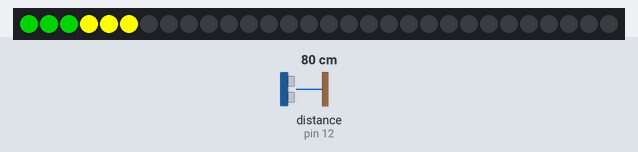
Bench run of a sketch on a simulated Arduino Uno, built with avr-gcc and run on an emulated ATmega328P. Shown: 30 RGB LEDs in strip order, left to right. Wiring (inferred from the names in the program): ultrasonic range finder: trigger pin 11; echo pin 12. Inputs (shaded band) come from the test bench; at power-on: distance to the obstacle (sensor on pin 12) 80 cm. The echo pulse lasts 58.3 µs per cm; what the sketch prints to the serial monitor is not drawn.

Above: at 1.3 s.
1.4 s: distance to the obstacle (sensor on pin 12) set to 2 cm
At 2.7 s:
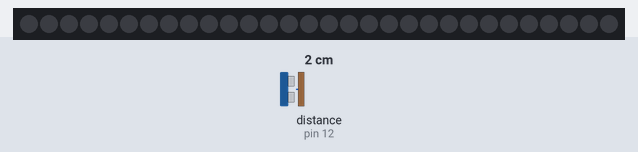
3.0 s: distance to the obstacle (sensor on pin 12) set to 60 cm
At 3.8 s:
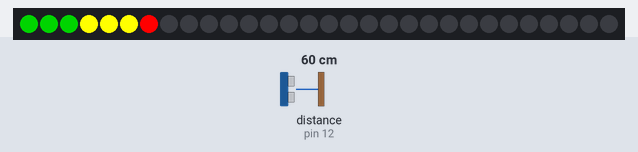
6.1 s: distance to the obstacle (sensor on pin 12) set to 120 cm
7.6 s: distance to the obstacle (sensor on pin 12) set to 4 cm
At 8.5 s:
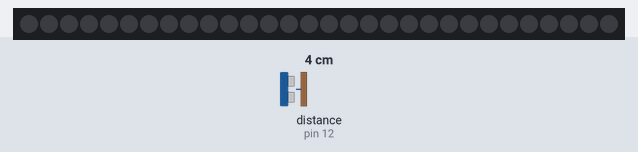
Timing chart, 0 to 9.4 s (numbered marks = the images above; inputs shaded):
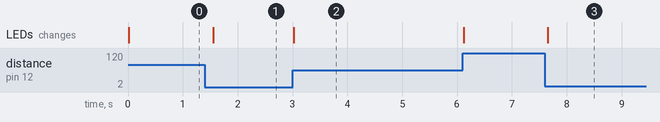

Measured:
- after the input at 1.4 s, the LEDs: change after 0.15 s (image 1)
- after the input at 3.0 s, the LEDs: change at once (image 2)
- after the input at 7.6 s, the LEDs: change after 0.05 s (image 3)

The sketch:

newpixel_sonar_v5.ino
```cpp
#include <Adafruit_NeoPixel.h>
#ifdef __AVR__
 #include <avr/power.h> // Required for 16 MHz Adafruit Trinket
#endif
#define PIN        6 // On Trinket or Gemma, suggest changing this to 1
#define NUMPIXELS  30 // Popular NeoPixel ring size
Adafruit_NeoPixel pixels(NUMPIXELS, PIN, NEO_GRB + NEO_KHZ800);
#define DELAYVAL 0 // Time (in milliseconds) to pause between pixels
const int trigPin = 11;
const int echoPin = 12;
int led_select;
long duration;
int distance;
void setup() {
#if defined(__AVR_ATtiny85__) && (F_CPU == 16000000)
  clock_prescale_set(clock_div_1);
#endif
   pixels.begin(); // INITIALIZE NeoPixel strip object (REQUIRED)
   pinMode(trigPin, OUTPUT); // Sets the trigPin as an Output
pinMode(echoPin, INPUT); // Sets the echoPin as an Input
Serial.begin(115200); // Starts the serial communication
}
void loop() {

digitalWrite(trigPin, LOW);
delayMicroseconds(2);
digitalWrite(trigPin, HIGH);
delayMicroseconds(10);
digitalWrite(trigPin, LOW);
duration = pulseIn(echoPin, HIGH);
distance= duration*0.034/2;
Serial.print("Distance: ");
Serial.println(distance);
pixels.clear(); // Set all pixel colors to 'off'
pixels.show();   // Send the updated pixel colors to the hardware.

led_select = map(distance,40,150,8,0);
Serial.println(led_select);

if((distance > 150)|| (distance < 40)){
  Serial.println("light off ");
  pixels.clear(); // Set all pixel colors to 'off'
  pixels.show();   // Send the updated pixel colors to the hardware.
}

if((distance < 150)&&(distance > 40)){
  Serial.println("light on");
  pixels.clear(); // Set all pixel colors to 'off'
  pixels.show();   // Send the updated pixel colors to the hardware.
  for(int i=0; i<led_select; i++) { // For each pixel...
  if(i < 3){
      pixels.setPixelColor(i, pixels.Color(0,128,0));
      pixels.show();
  }
  if((i >= 3)&&(i < 6)){
      pixels.setPixelColor(i, pixels.Color(255,255,0));
      pixels.show();
      }

  if((i >= 6)&&(i < 9)){
      pixels.setPixelColor(i, pixels.Color(255,0,0));
      pixels.show();
  }
  }
  delay(500);
}
}
```
